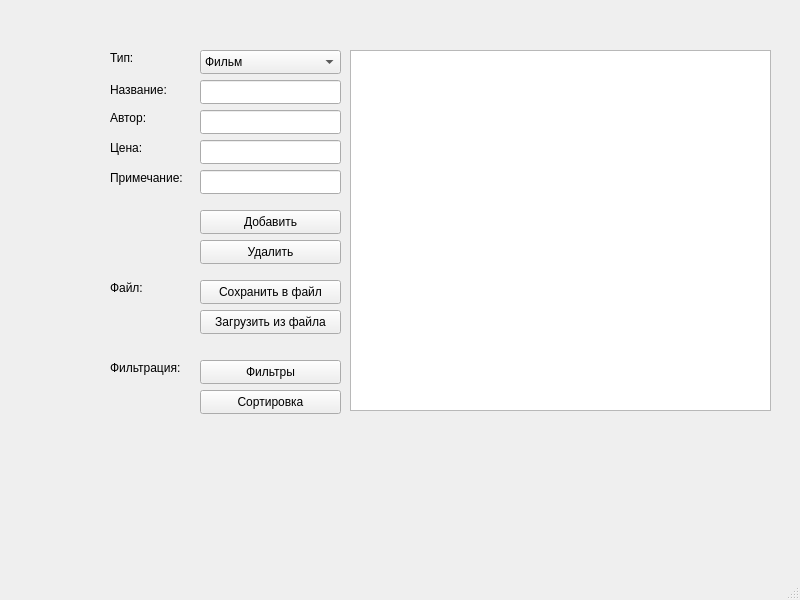
<?xml version="1.0" encoding="UTF-8"?>
<ui version="4.0">
 <class>MainWindow</class>
 <widget class="QMainWindow" name="MainWindow">
  <property name="geometry">
   <rect>
    <x>0</x>
    <y>0</y>
    <width>800</width>
    <height>600</height>
   </rect>
  </property>
  <property name="windowTitle">
   <string>MainWindow</string>
  </property>
  <widget class="QWidget" name="centralwidget">
   <widget class="QComboBox" name="choosingType">
    <property name="geometry">
     <rect>
      <x>200</x>
      <y>50</y>
      <width>141</width>
      <height>24</height>
     </rect>
    </property>
    <item>
     <property name="text">
      <string>Фильм</string>
     </property>
    </item>
    <item>
     <property name="text">
      <string>Музыка</string>
     </property>
    </item>
    <item>
     <property name="text">
      <string>Пьесса</string>
     </property>
    </item>
    <item>
     <property name="text">
      <string>Мультфильм</string>
     </property>
    </item>
    <item>
     <property name="text">
      <string>Аниме</string>
     </property>
    </item>
   </widget>
   <widget class="QLineEdit" name="choosingName">
    <property name="geometry">
     <rect>
      <x>200</x>
      <y>80</y>
      <width>141</width>
      <height>24</height>
     </rect>
    </property>
   </widget>
   <widget class="QLineEdit" name="choosingAuthor">
    <property name="geometry">
     <rect>
      <x>200</x>
      <y>110</y>
      <width>141</width>
      <height>24</height>
     </rect>
    </property>
   </widget>
   <widget class="QLineEdit" name="choosingPrice">
    <property name="geometry">
     <rect>
      <x>200</x>
      <y>140</y>
      <width>141</width>
      <height>24</height>
     </rect>
    </property>
   </widget>
   <widget class="QLineEdit" name="choosingNote">
    <property name="geometry">
     <rect>
      <x>200</x>
      <y>170</y>
      <width>141</width>
      <height>24</height>
     </rect>
    </property>
   </widget>
   <widget class="QPushButton" name="addDisk">
    <property name="geometry">
     <rect>
      <x>200</x>
      <y>210</y>
      <width>141</width>
      <height>24</height>
     </rect>
    </property>
    <property name="text">
     <string>Добавить</string>
    </property>
   </widget>
   <widget class="QPlainTextEdit" name="showElement">
    <property name="geometry">
     <rect>
      <x>350</x>
      <y>50</y>
      <width>421</width>
      <height>361</height>
     </rect>
    </property>
    <property name="cursor" stdset="0">
     <cursorShape>SizeBDiagCursor</cursorShape>
    </property>
   </widget>
   <widget class="QPushButton" name="delDisk">
    <property name="geometry">
     <rect>
      <x>200</x>
      <y>240</y>
      <width>141</width>
      <height>24</height>
     </rect>
    </property>
    <property name="text">
     <string>Удалить</string>
    </property>
   </widget>
   <widget class="QPushButton" name="saveDisks">
    <property name="geometry">
     <rect>
      <x>200</x>
      <y>280</y>
      <width>141</width>
      <height>24</height>
     </rect>
    </property>
    <property name="text">
     <string>Сохранить в файл</string>
    </property>
   </widget>
   <widget class="QPushButton" name="disksFromFile">
    <property name="geometry">
     <rect>
      <x>200</x>
      <y>310</y>
      <width>141</width>
      <height>24</height>
     </rect>
    </property>
    <property name="text">
     <string>Загрузить из файла</string>
    </property>
   </widget>
   <widget class="QPushButton" name="pushButton">
    <property name="geometry">
     <rect>
      <x>200</x>
      <y>360</y>
      <width>141</width>
      <height>24</height>
     </rect>
    </property>
    <property name="text">
     <string>Фильтры</string>
    </property>
   </widget>
   <widget class="QPushButton" name="sortingButton">
    <property name="geometry">
     <rect>
      <x>200</x>
      <y>390</y>
      <width>141</width>
      <height>24</height>
     </rect>
    </property>
    <property name="text">
     <string>Сортировка</string>
    </property>
   </widget>
   <widget class="QLabel" name="label">
    <property name="geometry">
     <rect>
      <x>110</x>
      <y>50</y>
      <width>49</width>
      <height>16</height>
     </rect>
    </property>
    <property name="text">
     <string>Тип:</string>
    </property>
   </widget>
   <widget class="QLabel" name="label_2">
    <property name="geometry">
     <rect>
      <x>110</x>
      <y>80</y>
      <width>61</width>
      <height>20</height>
     </rect>
    </property>
    <property name="text">
     <string>Название:</string>
    </property>
   </widget>
   <widget class="QLabel" name="label_3">
    <property name="geometry">
     <rect>
      <x>110</x>
      <y>110</y>
      <width>49</width>
      <height>16</height>
     </rect>
    </property>
    <property name="text">
     <string>Автор:</string>
    </property>
   </widget>
   <widget class="QLabel" name="label_4">
    <property name="geometry">
     <rect>
      <x>110</x>
      <y>140</y>
      <width>49</width>
      <height>16</height>
     </rect>
    </property>
    <property name="text">
     <string>Цена:</string>
    </property>
   </widget>
   <widget class="QLabel" name="label_5">
    <property name="geometry">
     <rect>
      <x>110</x>
      <y>170</y>
      <width>81</width>
      <height>16</height>
     </rect>
    </property>
    <property name="text">
     <string>Примечание:</string>
    </property>
   </widget>
   <widget class="QLabel" name="label_7">
    <property name="geometry">
     <rect>
      <x>110</x>
      <y>280</y>
      <width>49</width>
      <height>16</height>
     </rect>
    </property>
    <property name="text">
     <string>Файл:</string>
    </property>
   </widget>
   <widget class="QLabel" name="label_8">
    <property name="geometry">
     <rect>
      <x>110</x>
      <y>360</y>
      <width>81</width>
      <height>16</height>
     </rect>
    </property>
    <property name="text">
     <string>Фильтрация:</string>
    </property>
   </widget>
  </widget>
  <widget class="QMenuBar" name="menubar">
   <property name="geometry">
    <rect>
     <x>0</x>
     <y>0</y>
     <width>800</width>
     <height>21</height>
    </rect>
   </property>
  </widget>
  <widget class="QStatusBar" name="statusbar"/>
 </widget>
 <resources/>
 <connections/>
</ui>
